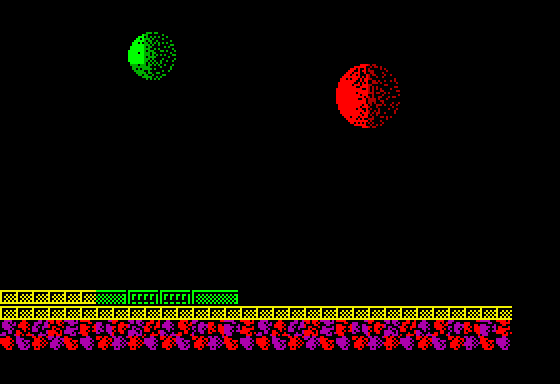

Rendered tile map (Tiled .tmx) drawn with the repository's tilesets; below, a short description and the full map source, tile grids included:
An orthogonal 35x24 tile map with 16x16 px tiles, 1 tile layer (Collision), 3 tilesets, 1 image layer and 8 objects (3x piston, 2x radar, vitorc, ammo_pack, grenade_pack).

<map version="1.0" orientation="orthogonal" width="35" height="24" tilewidth="16" tileheight="16">
 <properties>
  <property name="background_color" value="#000000" />
  <property name="zoneNumber" value="031" />
  <property name="zoneSource" value="rusarh/exolon-esl asm/data_zone_data.asm" />
  <property name="nextLevel" value="L02S08" />
 </properties>
 <tileset firstgid="1" name="tiles" tilewidth="16" tileheight="16">
  <image source="tiles.png" width="240" height="512" />
 </tileset>
 <tileset firstgid="481" name="rocks" tilewidth="16" tileheight="16">
  <image source="rocks.png" width="512" height="48" />
 </tileset>
 <tileset firstgid="577" name="generated_terrain" tilewidth="16" tileheight="16">
  <image source="generated_terrain.png" width="256" height="16" />
 </tileset>
 <imagelayer name="Original Static Scenery">
  <image source="zone_031_original.png" width="512" height="384" />
 </imagelayer>
 <layer name="Collision" width="35" height="24">
  <data encoding="csv">0,0,0,0,0,0,0,0,0,0,0,0,0,0,0,0,0,0,0,0,0,0,0,0,0,0,0,0,0,0,0,0,0,0,0,
0,0,0,0,0,0,0,0,0,0,0,0,0,0,0,0,0,0,0,0,0,0,0,0,0,0,0,0,0,0,0,0,0,0,0,
0,0,0,0,0,0,0,0,0,0,0,0,0,0,0,0,0,0,0,0,0,0,0,0,0,0,0,0,0,0,0,0,0,0,0,
0,0,0,0,0,0,0,0,0,0,0,0,0,0,0,0,0,0,0,0,0,0,0,0,0,0,0,0,0,0,0,0,0,0,0,
0,0,0,0,0,0,0,0,0,0,0,0,0,0,0,0,0,0,0,0,0,0,0,0,0,0,0,0,0,0,0,0,0,0,0,
0,0,0,0,0,0,0,0,0,0,0,0,0,0,0,0,0,0,0,0,0,0,0,0,0,0,0,0,0,0,0,0,0,0,0,
0,0,0,0,0,0,0,0,0,0,0,0,0,0,0,0,0,0,0,0,0,0,0,0,0,0,0,0,0,0,0,0,0,0,0,
0,0,0,0,0,0,0,0,0,0,0,0,0,0,0,0,0,0,0,0,0,0,0,0,0,0,0,0,0,0,0,0,0,0,0,
0,0,0,0,0,0,0,0,0,0,0,0,0,0,0,0,0,0,0,0,0,0,0,0,0,0,0,0,0,0,0,0,0,0,0,
0,0,0,0,0,0,0,0,0,0,0,0,0,0,0,0,0,0,0,0,0,0,0,0,0,0,0,0,0,0,0,0,0,0,0,
0,0,0,0,0,0,0,0,0,0,0,0,0,0,0,0,0,0,0,0,0,0,0,0,0,0,0,0,0,0,0,0,0,0,0,
0,0,0,0,0,0,0,0,0,0,0,0,0,0,0,0,0,0,0,0,0,0,0,0,0,0,0,0,0,0,0,0,0,0,0,
0,0,0,0,0,0,0,0,0,0,0,0,0,0,0,0,0,0,0,0,0,0,0,0,0,0,0,0,0,0,0,0,0,0,0,
0,0,0,0,0,0,0,0,0,0,0,0,0,0,0,0,0,0,0,0,0,0,0,0,0,0,0,0,0,0,0,0,0,0,0,
0,0,0,0,0,0,0,0,0,0,0,0,0,0,0,0,0,0,0,0,0,0,0,0,0,0,0,0,0,0,0,0,0,0,0,
0,0,0,0,0,0,0,0,0,0,0,0,0,0,0,0,0,0,0,0,0,0,0,0,0,0,0,0,0,0,0,0,0,0,0,
0,0,0,0,0,0,0,0,0,0,0,0,0,0,0,0,0,0,0,0,0,0,0,0,0,0,0,0,0,0,0,0,0,0,0,
0,0,0,0,0,0,0,0,0,0,0,0,0,0,0,0,0,0,0,0,0,0,0,0,0,0,0,0,0,0,0,0,0,0,0,
1,1,1,1,1,1,0,0,0,0,0,0,0,0,0,0,0,0,0,0,0,0,0,0,0,0,0,0,0,0,0,0,0,0,0,
1,1,1,1,1,1,1,1,1,1,1,1,1,1,1,1,1,1,1,1,1,1,1,1,1,1,1,1,1,1,1,1,0,0,0,
0,0,0,0,0,0,0,0,0,0,0,0,0,0,0,0,0,0,0,0,0,0,0,0,0,0,0,0,0,0,0,0,0,0,0,
0,0,0,0,0,0,0,0,0,0,0,0,0,0,0,0,0,0,0,0,0,0,0,0,0,0,0,0,0,0,0,0,0,0,0,
0,0,0,0,0,0,0,0,0,0,0,0,0,0,0,0,0,0,0,0,0,0,0,0,0,0,0,0,0,0,0,0,0,0,0,
0,0,0,0,0,0,0,0,0,0,0,0,0,0,0,0,0,0,0,0,0,0,0,0,0,0,0,0,0,0,0,0,0,0,0</data>
 </layer>
 <objectgroup name="Objects">
  <object id="1" name="vitorc" x="0" y="320" />
  <object id="2" name="piston" x="240" y="368" width="48" height="64">
   <properties>
    <property name="sourceBlock" value="blk_anim_pump" />
   </properties>
  </object>
  <object id="3" name="piston" x="352" y="368" width="48" height="64">
   <properties>
    <property name="sourceBlock" value="blk_anim_pump" />
   </properties>
  </object>
  <object id="4" name="piston" x="464" y="368" width="48" height="64">
   <properties>
    <property name="sourceBlock" value="blk_anim_pump" />
   </properties>
  </object>
  <object id="5" name="ammo_pack" x="304" y="304" width="32" height="32">
   <properties>
    <property name="sourceBlock" value="blk_box_white" />
   </properties>
  </object>
  <object id="6" name="grenade_pack" x="416" y="304" width="32" height="32">
   <properties>
    <property name="sourceBlock" value="blk_box_yellow" />
   </properties>
  </object>
  <object id="7" name="radar" x="80" y="288" width="80" height="128">
   <properties>
    <property name="sourceBlock" value="blk_tower_dish" />
   </properties>
  </object>
  <object id="8" name="radar" x="160" y="288" width="80" height="128">
   <properties>
    <property name="sourceBlock" value="blk_tower_dish" />
   </properties>
  </object>
 </objectgroup>
</map>
